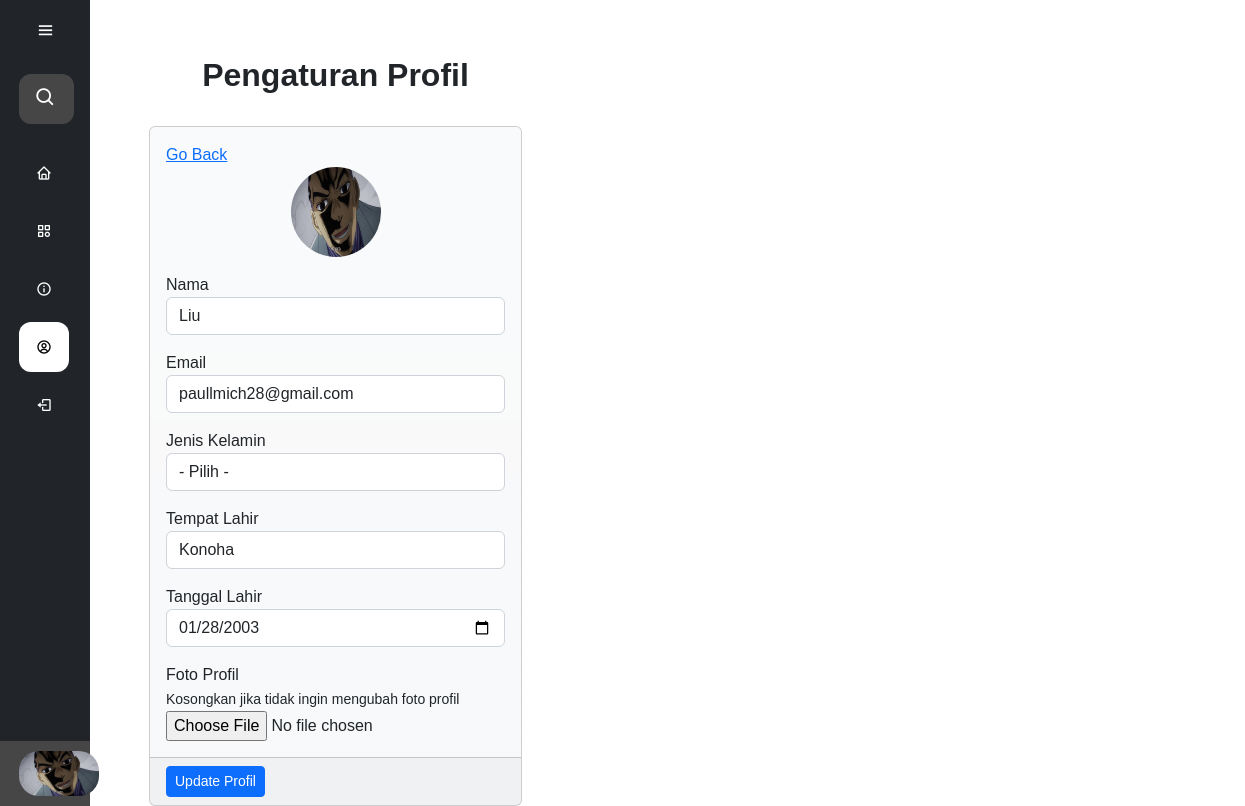
/user/profil_edit.php (signed in), run on the app's committed database.
### tables this page shows
CREATE TABLE `user` (
  `id` int(11) NOT NULL,
  `user_nama` varchar(50) NOT NULL,
  `user_email` varchar(50) NOT NULL,
  `user_password` varchar(200) NOT NULL,
  `user_gender` varchar(15) NOT NULL,
  `user_birthplace` varchar(30) NOT NULL,
  `user_birthdate` date NOT NULL,
  `user_img` varchar(100) NOT NULL
);

### user/profil_edit.php (the view, shortened to what this page needs)
<?php
include '../koneksi.php';
$id = $_SESSION['user_id'];
$sql = "SELECT * FROM user WHERE id = ?";
$stmt = $db->prepare($sql);
$online = [$id];
$stmt->execute($online);
$result = $stmt->fetch(PDO::FETCH_ASSOC);
?>
<!DOCTYPE html>
<html lang="en">
<head>
<?php include '../src/header.php' ?>
<div class="sidebar bg-dark">
    <div class="logo_content">
        <i class='bx bx-menu text-white btn'></i>
    </div>
    <ul class="navbar-nav">
        <li>
            <i class='bx bx-search mt-2'></i>
            <form action="test.php" method="post">
                <input type="text" placeholder="Search . . .">
            </form>
        </li>
        <li>
            <a href="index.php" class="home list">
                <i class='bx bx-home'></i>
            </a>
        </li>
        <li>
            <a href="#" class="category list">
                <i class='bx bx-category'></i>
            </a>
        </li>
        <li>
            <a href="#" class="about list">
                <i class='bx bx-info-circle'></i>
            </a>
        </li>
        <li>
            <a href="profil.php" class="login list active">
                <i class='bx bx-user-circle'></i>
            </a>
        </li>
        <li>
            <a href="logout.php" class="login list">
                <i class='bx bx-log-out'></i>
            </a>
        </li>
    </ul>
    <div class="profile_content">
        <div class="profile">
            <div class="profile_detail">
                <?php if($result['user_img'] == ""){ ?>
                    <a href="profil.php" class="list"><img src="../img/default.png" alt=""></a>
                <?php }else{ ?>
                    <img src=<?= $result['user_img'] ?> alt="">
                <?php } ?>
            </div>
        </div>
    </div>
</div>
<div class="home_content mt-4">
    <div class="row">
        <div class="col-lg-4 inputProfil">
            <h2 class="fw-bold headerProfil text-center">Pengaturan Profil</h2><br />
            <form action="profil_proses.php" method="post" enctype="multipart/form-data">
                <div class="card bg-light bg-gradient">
                    <div class="card-body">
                    <a href="profil.php">Go Back</a>
                    <?php if($result['user_img'] == ""){ ?>
                        <img src="../img/default.png" alt="" class="fotoProfilSet">
                    <?php }else{ ?>
                        <img src="../img/<?= $result['user_img'] ?>" alt="" class="fotoProfilSet">
                    <?php } ?>
                        <div class="form-group mt-3">
                            <label>Nama</label>
                            <input type="text" class="form-control" name="nama" required="required" value="<?php echo $result['user_nama'] ?>">
                        </div>
                        <div class="form-group mt-3">
                            <label>Email</label>
                            <input type="text" class="form-control" name="email" required="required" value="<?php echo $result['user_email'] ?>">
                        </div>
                        <div class="form-group mt-3">
                            <label>Jenis Kelamin</label>
                            <select name="gender" class="form-control">
                                <option value=""> - Pilih - </option>
                            </select>
                        </div>
                        <div class="form-group mt-3">
                            <label>Tempat Lahir</label>
                            <input type="text" class="form-control" name="tempat_lahir" value="<?php echo $result['user_birthplace'] ?>">
                        </div>
                        <div class="form-group mt-3">
                            <label>Tanggal Lahir</label>
                            <input type="date" class="form-control" name="tanggal_lahir" value="<?php echo $result['user_birthdate'] ?>">
                        </div>
                        <div class="form-group mt-3">
                            <label>Foto Profil <br> <small>Kosongkan jika tidak ingin mengubah foto profil</small></label>
                            <input type="file" name="foto">
                        </div>
                    </div>
                    <div class="card-footer">
                        <input type="submit" class="btn btn-primary btn-sm pull-right" value="Update Profil">
                    </div>
                </div>
            </form>
        </div>
    </div>
</div>
<?php include '../src/footer.php' ?>

### user/style.css (style rules this page uses)
* { font-family: 'Nsai', sans-serif; margin: 0; padding: 0; box-sizing: border-box; }
body { position: relative; width: 100%; overflow-x: hidden; }
.sidebar { top: 0; left: 0; height: 100%; width: 90px; position: fixed; padding: 6px 14px; transition: all 0.5s ease; }
.sidebar .btn { position: absolute; left: 45%; top: 6px; font-size: 20px; height: 50px; width: 50px; text-align: center; line-height: 35px; transform: translateX(-40%); }
.sidebar ul { margin-top: 20px; }
.sidebar ul li { position: relative; height: 50px; width: 80%; margin: 0 5px; list-style: none; line-height: 50px; margin-top: 0.5em; }
.sidebar ul li input { height: 100%; position: absolute; width: 100%; left: 0; top: 0; border-radius: 12px; outline: none; border: none; background: rgb(71, 70, 70); padding-left: 55px; font-size: 18px; color: white; }
.sidebar ul li .list { display: flex; color: white; align-items: center; text-decoration: none; transition: all 0.5s ease; border-radius: 12px; margin-top: 1em; white-space: nowrap; }
.sidebar ul li .list.active { color: black; background: white; }
.sidebar ul li .bx-search { position: absolute; color: white; z-index: 99; margin-left: 0.7em; top: 0.2em; font-size: 22px; transition: all 0.5s ease; }
.sidebar ul li a i { height: 50px; min-width: 50px; border-radius: 12px; line-height: 50px; text-align: center; }
.profile_content { position: absolute; color: white; bottom: 0; left: 0; z-index: 0; width: 100%; }
.profile { position: relative; padding: 10px 6px; height: 65px; width: 100%; z-index: 0; background-color: rgb(71, 70, 70);; }
.profile_detail { display: flex; align-items: center; margin-left: 0.5em; opacity: 1; pointer-events: none; white-space: nowrap; }
.profile_detail img { height: 45px; width: auto; object-fit: cover; border-radius: 20px; margin-left: 0.3em; }
.home_content { position: absolute; height: 100%; width: calc(100% - 78px); left: 85px; margin: 1em; transition: all 0.5s ease; }
.headerProfil { margin-top: 1em; }
.fotoProfilSet { display: block; width: 20%; margin-left: auto; margin-right: auto; width: 90px; height: 90px; border-radius: 100%; }
.inputProfil { margin-left: 3em; }

### data on the page
user: user_img (placeholder picture), nama "Liu", email "paullmich28@gmail.com", tempat_lahir "Konoha", tanggal_lahir "01/28/2003"
